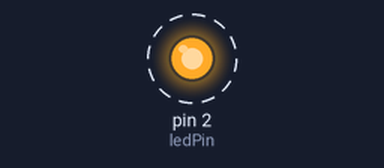
This sketch was run on a simulated Arduino Uno, built with avr-gcc and run on an emulated ATmega328P. Shown: output pins drawn as LEDs (lit = HIGH). Dashed ring = blinking.

Above: at 0.2 s.
Timing chart, 0 to 3.0 s (numbered marks = the images above):
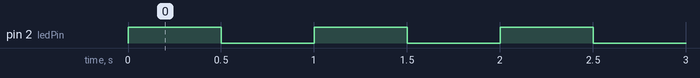

The sketch:

mqtt_led_on_off.ino
```cpp
const int ledPin = 2;
// esp8266 pinout https://randomnerdtutorials.com/esp8266-pinout-reference-gpios/

void setup() {
  // put your setup code here, to run once:
  pinMode(ledPin, OUTPUT);
  Serial.begin(115200);
}

void loop() {
  digitalWrite(ledPin, HIGH);
  delay(500);
  digitalWrite(ledPin, LOW);
  delay(500);
}
```

Measured:
- by itself, pin 2 (ledPin): alternates HIGH for 0.50 s and LOW for 0.50 s
